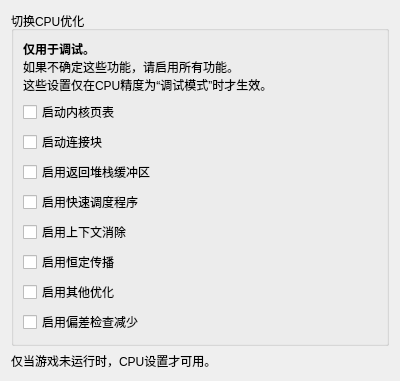
<?xml version="1.0" encoding="UTF-8"?>
<ui version="4.0">
 <class>ConfigureCpuDebug</class>
 <widget class="QWidget" name="ConfigureCpuDebug">
  <property name="geometry">
   <rect>
    <x>0</x>
    <y>0</y>
    <width>400</width>
    <height>321</height>
   </rect>
  </property>
  <property name="windowTitle">
   <string>格式</string>
  </property>
  <layout class="QVBoxLayout">
   <item>
    <layout class="QVBoxLayout">
     <item>
      <widget class="QGroupBox">
       <property name="title">
        <string>切换CPU优化</string>
       </property>
       <layout class="QVBoxLayout">
        <item>
         <widget class="QLabel">
          <property name="wordWrap">
            <bool>1</bool>
          </property>
          <property name="text">
           <string>
            &lt;div&gt;
            &lt;b&gt;仅用于调试。&lt;/b&gt;
            &lt;br&gt;
            如果不确定这些功能，请启用所有功能。
            &lt;br&gt;
            这些设置仅在CPU精度为“调试模式”时才生效。
            &lt;/div&gt;
           </string>
          </property>
         </widget>
        </item>
        <item>
         <widget class="QCheckBox" name="cpuopt_page_tables">
          <property name="text">
           <string>启动内核页表</string>
          </property>
          <property name="toolTip">
           <string>
            &lt;div style="white-space: nowrap"&gt;此优化加快了来宾程序的内存访问。&lt;/div&gt;
            &lt;div style="white-space: nowrap"&gt;启用它会内联对可分页的访问::指向已发出代码的指针。&lt;/div&gt;
            &lt;div style="white-space: nowrap"&gt;禁用此选项将强制所有内存访问都通过内存::读取/内存::写函数。&lt;/div&gt;
           </string>
          </property>
         </widget>
        </item>
        <item>
         <widget class="QCheckBox" name="cpuopt_block_linking">
          <property name="text">
           <string>启动连接块</string>
          </property>
          <property name="toolTip">
           <string>
            &lt;div&gt;如果目标PC是静态的，此优化通过允许发出的基本块直接跳到其他基本块来避免调度程序查找。&lt;/div&gt;
           </string>
          </property>
         </widget>
        </item>
        <item>
         <widget class="QCheckBox" name="cpuopt_return_stack_buffer">
          <property name="text">
           <string>启用返回堆栈缓冲区</string>
          </property>
          <property name="toolTip">
           <string>
            &lt;div&gt;此优化通过跟踪BL指令的潜在返回地址来避免调度程序查找。 这近似于实际CPU上的返回堆栈缓冲区所发生的情况。&lt;/div&gt;
           </string>
          </property>
         </widget>
        </item>
        <item>
         <widget class="QCheckBox" name="cpuopt_fast_dispatcher">
          <property name="text">
           <string>启用快速调度程序</string>
          </property>
          <property name="toolTip">
           <string>
            &lt;div&gt;启用两层调度系统。 首先使用汇编中编写的更快的调度程序，该调度程序具有较小的跳转目标MRU缓存。 如果失败，则调度回退到速度较慢的C ++调度器。&lt;/div&gt;
           </string>
          </property>
         </widget>
        </item>
        <item>
         <widget class="QCheckBox" name="cpuopt_context_elimination">
          <property name="text">
           <string>启用上下文消除</string>
          </property>
          <property name="toolTip">
           <string>
            &lt;div&gt;启用IR优化，以减少对CPU上下文结构的不必要访问。&lt;/div&gt;
           </string>
          </property>
         </widget>
        </item>
        <item>
         <widget class="QCheckBox" name="cpuopt_const_prop">
          <property name="text">
           <string>启用恒定传播</string>
          </property>
          <property name="toolTip">
           <string>
            &lt;div&gt;启用涉及恒定传播的IR优化。&lt;/div&gt;
           </string>
          </property>
         </widget>
        </item>
        <item>
         <widget class="QCheckBox" name="cpuopt_misc_ir">
          <property name="text">
           <string>启用其他优化</string>
          </property>
          <property name="toolTip">
           <string>
            &lt;div&gt;启用其他IR优化。&lt;/div&gt;
           </string>
          </property>
         </widget>
        </item>
        <item>
         <widget class="QCheckBox" name="cpuopt_reduce_misalign_checks">
          <property name="text">
           <string>启用偏差检查减少</string>
          </property>
          <property name="toolTip">
           <string>
            &lt;div style="white-space: nowrap"&gt;启用后，仅当访问跨越页面边界时才会触发未对齐。&lt;/div&gt;
            &lt;div style="white-space: nowrap"&gt;禁用时，所有未对齐的访问都会触发未对齐。&lt;/div&gt;
           </string>
          </property>
         </widget>
        </item>
       </layout>
      </widget>
     </item>
    </layout>
   </item>
   <item>
    <spacer name="verticalSpacer">
     <property name="orientation">
      <enum>Qt::Vertical</enum>
     </property>
     <property name="sizeHint" stdset="0">
      <size>
       <width>20</width>
       <height>40</height>
      </size>
     </property>
    </spacer>
   </item>
   <item>
    <widget class="QLabel" name="label_disable_info">
     <property name="text">
      <string>仅当游戏未运行时，CPU设置才可用。</string>
     </property>
     <property name="wordWrap">
      <bool>true</bool>
     </property>
    </widget>
   </item>
  </layout>
 </widget>
 <resources/>
 <connections/>
</ui>
